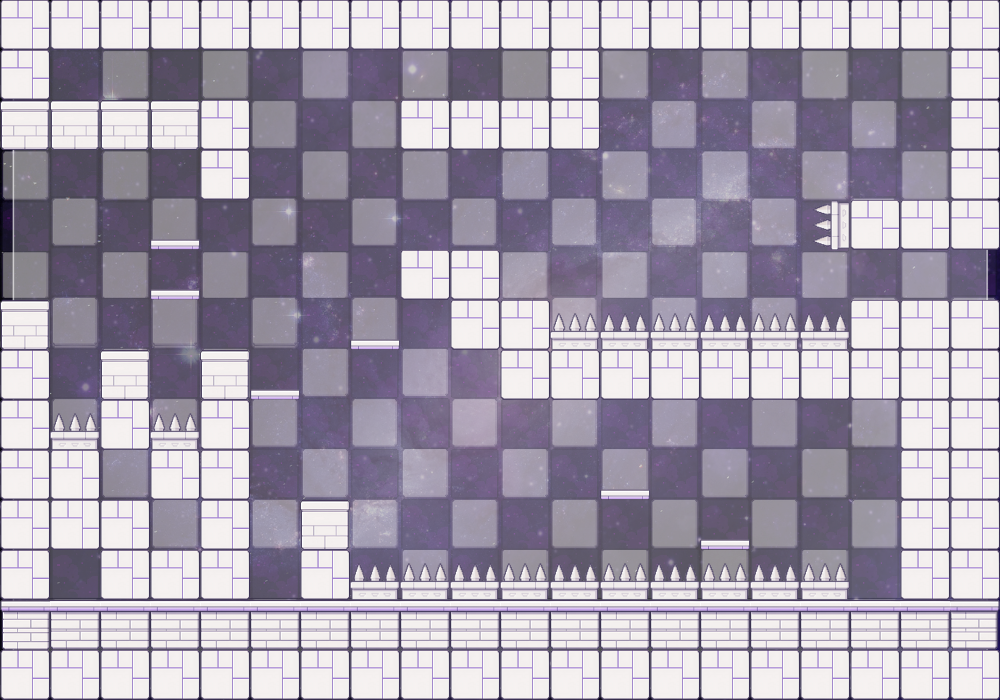

Rendered tile map (Tiled .tmx) drawn with the repository's tilesets; below, a short description and the full map source, tile grids included:
An orthogonal 20x14 tile map with 50x50 px tiles, 1 tile layer (Tile Layer 1), 1 image layer and 10 objects.

<map version="1.10" tiledversion="1.11.2" orientation="orthogonal" renderorder="right-down" width="20" height="14" tilewidth="50" tileheight="50" infinite="0" nextlayerid="4" nextobjectid="11">
 <properties>
  <property name="time_limit" type="int" value="30" />
  <property name="turns" type="int" value="15" />
 </properties>
 <tileset firstgid="1" source="../assets/sprites.tsx" />
 <imagelayer id="2" name="background">
  <image source="../assets/level-bg.png" width="1000" height="700" />
 </imagelayer>
 <layer id="1" name="Tile Layer 1" width="20" height="14">
  <data encoding="csv">
16,16,16,16,16,16,16,16,16,16,16,16,16,16,16,16,16,16,16,16,
16,0,0,0,0,0,0,0,0,0,0,16,0,0,0,0,0,0,0,16,
20,20,20,20,16,0,0,0,16,16,16,16,0,0,0,0,0,0,0,16,
0,0,0,0,16,0,0,0,0,0,0,0,0,0,0,0,0,0,0,16,
0,0,0,21,0,0,0,0,0,0,0,0,0,0,0,0,23,16,16,16,
0,0,0,21,0,0,0,0,16,16,0,0,0,0,0,0,0,0,0,0,
20,0,0,0,0,0,0,21,0,16,16,24,24,24,24,24,24,16,16,16,
16,0,20,0,20,21,0,0,0,0,16,16,16,16,16,16,16,16,16,16,
16,24,16,24,16,0,0,0,0,0,0,0,0,0,0,0,0,0,16,16,
16,16,0,16,16,0,0,0,0,0,0,0,21,0,0,0,0,0,16,16,
16,16,16,0,16,0,20,0,0,0,0,0,0,0,21,0,0,0,16,16,
16,0,16,16,16,0,16,24,24,24,24,24,24,24,24,24,24,0,16,16,
18,17,17,17,17,17,17,17,17,17,17,17,17,17,17,17,17,17,17,14,
16,16,16,16,16,16,16,16,16,16,16,16,16,16,16,16,16,16,16,16
</data>
 </layer>
 <objectgroup id="3" name="Object Layer 1">
  <object id="1" gid="5" x="50" y="100" width="50" height="50" />
  <object id="2" gid="7" x="950" y="300" width="50" height="50" />
  <object id="3" gid="3" x="850" y="600" width="50" height="50" />
  <object id="4" gid="4" x="50" y="600" width="50" height="50" />
  <object id="5" gid="29" x="0" y="300" width="50" height="50">
   <properties>
    <property name="destination_x" type="int" value="10" />
    <property name="destination_y" type="int" value="5" />
   </properties>
  </object>
  <object id="6" gid="29" x="100" y="500" width="50" height="50">
   <properties>
    <property name="destination_x" type="int" value="1" />
    <property name="destination_y" type="int" value="3" />
   </properties>
  </object>
  <object id="7" gid="29" x="150" y="550" width="50" height="50">
   <properties>
    <property name="destination_x" type="int" value="5" />
    <property name="destination_y" type="int" value="11" />
   </properties>
  </object>
  <object id="8" gid="29" x="250" y="600" width="50" height="50">
   <properties>
    <property name="destination_x" type="int" value="3" />
    <property name="destination_y" type="int" value="10" />
   </properties>
  </object>
  <object id="9" gid="29" x="500" y="300" width="50" height="50">
   <properties>
    <property name="destination_x" type="int" value="0" />
    <property name="destination_y" type="int" value="5" />
   </properties>
  </object>
  <object id="10" gid="29" x="50" y="350" width="50" height="50">
   <properties>
    <property name="destination_x" type="int" value="2" />
    <property name="destination_y" type="int" value="9" />
   </properties>
  </object>
 </objectgroup>
</map>
